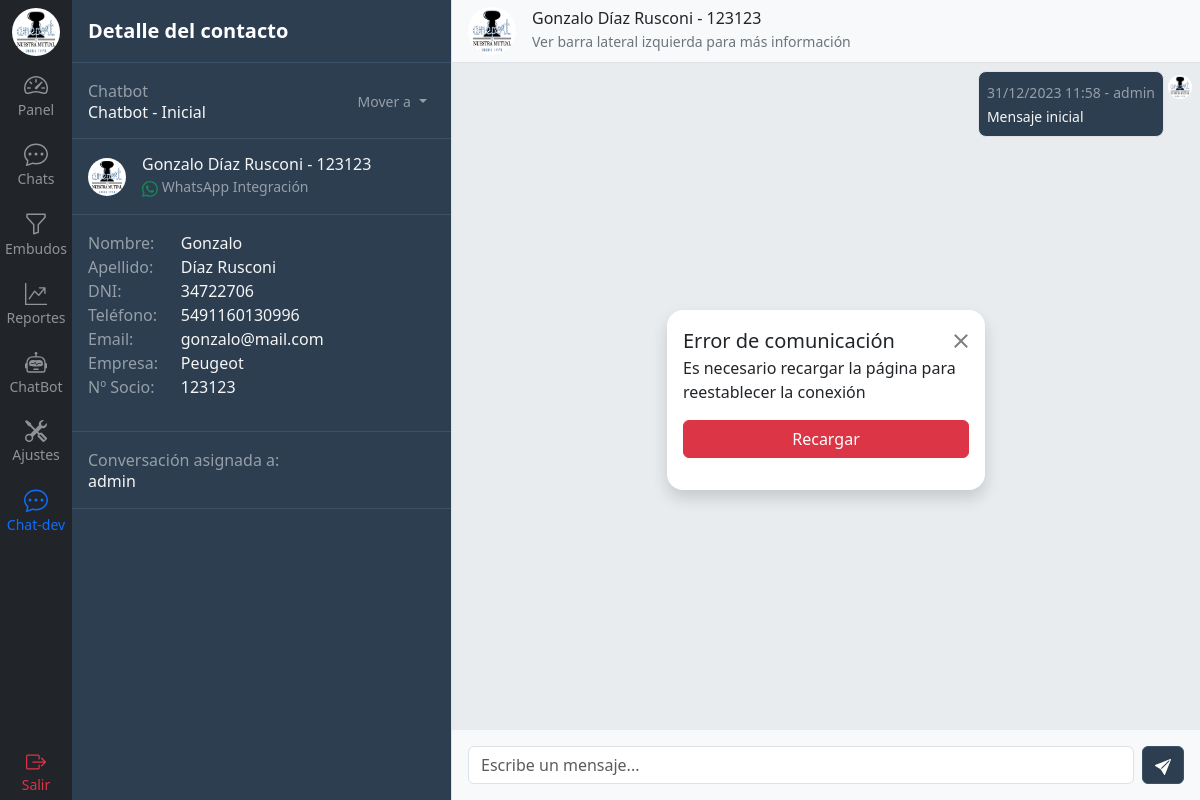
/contacto/chat/3/ (signed in), run on an earlier commit of the app's database.
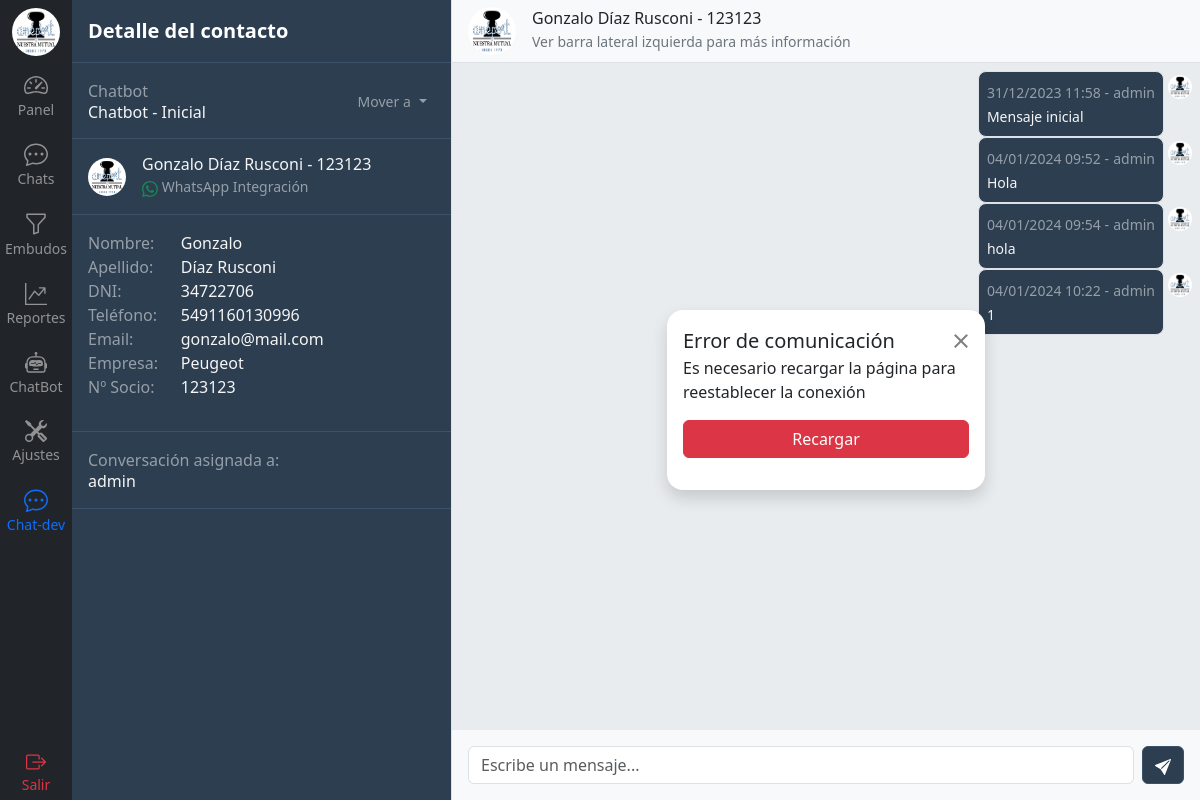
And on a later commit of the database.
### chat/models.py (models this page shows, shortened)
class Mensaje(models.Model):
    contacto_integracion = models.ForeignKey(ContactoIntegracion, related_name='mensajes', on_delete=models.CASCADE)
    usuario = models.ForeignKey(User, related_name='mensajes', on_delete=models.CASCADE, null=True)
    contenido = models.TextField()
    id_integracion = models.CharField(max_length=25, null=True, blank=True)  # ID del mensaje de la integración para citarlo
    recibido = models.DateTimeField(null=True)  # Verificar con la API
    leido = models.DateTimeField(null=True)  # Verificar con la API
    fecha_hora = models.DateTimeField(auto_now_add=True)
    class Meta:
        ordering = ('fecha_hora',)
        verbose_name_plural = 'Mensajes'

### chat/views.py (the view)
# urls.py: path('chat/<int:id>/', views.chat, name='chat'),
@login_required
def chat(request, id):
    contacto = get_object_or_404(Contacto.objects.prefetch_related('contacto_integraciones__integracion'), id=id)
    contacto_integracion = contacto.contacto_integraciones.first()
    integracion = contacto_integracion.integracion.nombre
    contacto_tarea = contacto_integracion.contacto_tareas.first()
    sector_tarea = contacto_tarea.sector_tarea
    sectores = Sector.objects.prefetch_related('sectortarea_set').all()
    contacto_mensajes = Mensaje.objects.filter(contacto_integracion__contacto=contacto)  # Ver cómo manejar esto si hay muchos mensajes
    contactos = Contacto.objects.annotate(
        last_message_content=Subquery(
            Mensaje.objects.filter(contacto_integracion=OuterRef('pk')).values('contenido').order_by('-fecha_hora')[:1]
        ),
        last_message_date=Subquery(
            Mensaje.objects.filter(contacto_integracion=OuterRef('pk')).values('fecha_hora').order_by('-fecha_hora')[:1]
        ),
        last_message_user=Subquery(
            Mensaje.objects.filter(contacto_integracion=OuterRef('pk')).values('usuario__username').order_by('-fecha_hora')[:1]
        )
    )
    context = {
        'contacto': contacto,
        'contacto_mensajes': contacto_mensajes,
        'contactos': contactos,
        'integracion': integracion,
        'sector_tarea': sector_tarea,
        'embudos': sectores,
        'usuario_asignado': contacto_tarea.usuario,
        'debug': DEBUG
    }
    if re.search('/contacto/chat-dev/', request.path):  # Para Tests
        return render(request, 'chat/chatsdev.html', context)
    else:
        return render(request, 'chat/detalle_chat.html', context)

### chat/models.py (called while the page is built)
    def __str__(self):
        return self.nombre

    def __str__(self):
        return f'{self.sector} - {self.nombre}'

### templates/chat/detalle_chat.html (shortened to what this page needs)
{% extends 'base.html' %}
{% load static %}
{% load humanize %}
{% block content %}
{% include 'navbar.html' %}
  <div class="d-flex flex-column align-items-stretch flex-shrink-0 bg-union border-end" style="width: 380px;">
    <div class="d-flex align-items-center flex-shrink-0 p-3 border-bottom border-union">
      <span class="fs-5 fw-semibold text-white">Detalle del contacto</span>
    </div>
    <div id="room-list" class="list-group list-group-flush h-100">
      <div class="d-flex justify-content-between align-items-center gap-3 p-3 border-bottom border-union">
        <div>
          <p class="m-0 text-white-50">{{ sector_tarea.sector }}</p>
          <h6 class="m-0">{{ sector_tarea }}</h6>
        </div>
        <div>
          <div class="dropdown scroll-white">
            <button class="btn py-0 px-2 dropdown-toggle text-white-50" type="button" data-bs-toggle="dropdown" aria-expanded="false" style="border: none !important; outline: none;">
              <small class="text-white-50">Mover a</small>
            </button>
          </div>
        </div>
      </div>
      <div class="d-flex align-items-center gap-3 p-3 border-bottom border-union">
        <img src="{% static 'img/logo.png' %}" alt="ameport_logo" width="38" height="38" class="rounded-circle">
        <div>
          {% if contacto.nombre %}
              <h6 class="m-0">{{ contacto.nombre }} {{ contacto.apellido}} - {{ contacto.nro_socio }}</h6>
          {% else %}
              <h6 class="m-0">{{ contacto.telefono }}</h6>
          {% endif %}
          <p class="m-0 text-white-50">
            <small>
              {{ integracion }} Integración
            </small>
          </p>
        </div>
      </div>
      <div class="p-3 border-bottom border-union">
          <div class="row mb-3">
            <div class="col-3 m-0 text-white-50">Nombre: </div>
            <div class="col-9 m-0">{{ contacto.nombre }}</div>
            <div class="col-3 m-0 text-white-50">Apellido: </div>
            <div class="col-9 m-0">{{ contacto.apellido }}</div>
            <div class="col-3 m-0 text-white-50">DNI: </div>
            <div class="col-9 m-0">{{ contacto.dni }}</div>
            <div class="col-3 m-0 text-white-50">Teléfono: </div>
            <div class="col-9 m-0">{{ contacto.telefono }}</div>
            <div class="col-3 m-0 text-white-50">Email: </div>
            <div class="col-9 m-0">{{ contacto.email }}</div>
            <div class="col-3 m-0 text-white-50">Empresa: </div>
            <div class="col-9 m-0">{{ contacto.empresa }}</div>
            <div class="col-3 m-0 text-white-50">Nº Socio: </div>
            <div class="col-9 m-0">{{ contacto.nro_socio }}</div>
          </div>
      </div>
      <div class="d-flex justify-content-between align-items-center gap-3 p-3 border-bottom border-union">
        <div>
          <p class="m-0 text-white-50">Conversación asignada a:</p>
          <h6 class="m-0">{{ usuario_asignado }}</h6>
        </div>
      </div>
    </div>
  </div>
  {% if contacto_mensajes %}
    {% include 'chat/components/caja_chat.html' %}
  {% else %}
    <div class="flex-grow-1 d-flex align-items-center justify-content-center bg-body-tertiary">
      <p class="text-secondary">Seleccione un chat para enviar mensajes</p>
    </div>
  {% endif %}
{% endblock %}

### templates/chat/components/caja_chat.html (shortened to what the changed rows need)
{% load static %}
<div class="d-flex flex-column justify-content-between w-100 scroll-white position-relative">
    <div id="chat-messages" class="d-flex flex-column bg-body-secondary p-2 h-100 overflow-y-scroll">
        {% for mensaje in contacto_mensajes %}
            {% if test %}
                {% if mensaje.usuario %}
                    <div style="max-width: 60%;" class="align-self-start d-flex flex-column">
                        <div class="d-flex gap-1 ">
                            <img src="{% static 'img/logo.png' %}" alt="ameport_logo" width="24" height="24" class="mt-1 rounded-circle">
                            <div class="bg-white p-2 border rounded-3">
                                <div>
                                    <small class="text-secondary">{{ mensaje.fecha_hora|date:"d/m/Y" }} {{ mensaje.fecha_hora|time:"H:i" }} -</small>
                                    <small class="text-secondary">
                                        {% if mensaje.usuario %}
                                            {{ mensaje.usuario }}
                                        {% else %}
                                            {{ contacto.nombre }}
                                        {% endif %}
                                    </small>
                                </div>
                                <small>{{ mensaje.contenido }}</small>
                            </div>
                        </div>
                    </div>
                {% else %}
                    <div style="max-width: 60%;" class="align-self-end d-flex flex-column">
                        <div class="d-flex flex-row-reverse gap-1 ">
                            <img src="{% static 'img/logo.png' %}" alt="ameport_logo" width="24" height="24" class="mt-1 rounded-circle">
                            <div class="bg-union p-2 border rounded-3">
                                <div>
                                    <small class="text-white-50">{{ mensaje.fecha_hora|date:"d/m/Y" }} {{ mensaje.fecha_hora|time:"H:i" }} -</small>
                                    <small class="text-white-50">
                                        {% if mensaje.usuario %}
                                            {{ mensaje.usuario }}
                                        {% else %}
                                            {{ contacto.nombre }}
                                        {% endif %}
                                    </small>
                                </div>
                                <small>{{ mensaje.contenido }}</small>
                            </div>
                        </div>
                    </div>
                {% endif %}
            {% else %}
                {% if mensaje.usuario %}
                    <div style="max-width: 60%;" class="align-self-end d-flex flex-column">
                        <div class="d-flex flex-row-reverse gap-1 ">
                        <img src="{% static 'img/logo.png' %}" alt="ameport_logo" width="24" height="24" class="mt-1 rounded-circle">
                            <div class="bg-union p-2 border rounded-3">
                                <div>
                                    <small class="text-white-50">{{ mensaje.fecha_hora|date:"d/m/Y" }} {{ mensaje.fecha_hora|time:"H:i" }} -</small>
                                    <small class="text-white-50">
                                        {% if mensaje.usuario %}
                                            {{ mensaje.usuario }}
                                        {% else %}
                                            {{ contacto.nombre }}
                                        {% endif %}
                                    </small>
                                </div>
                                <small>{{ mensaje.contenido }}</small>
                            </div>
                        </div>
                    </div>
                {% endif %}
            {% endif %}
        {% endfor %}
    </div>
    <div id="box-error" class="modal-dialog position-absolute z-3 d-flex d-none" role="document" style="width: 350px; top: 50%; left: 50%; transform: translate(-50%, -50%);">
        <div class="modal-content rounded-4 shadow bg-white m-3 p-3" >
            <div class="modal-header border-bottom-0">
            <h2 class="modal-title fs-5">[Titulo del error]</h2>
            </div>
        </div>
    </div>
</div>

What changed in the data, as far as the page shows it:
added Mensaje: fecha_hora "04/01/2024", fecha_hora "09:52", usuario "admin", contenido "Hola"
added Mensaje: fecha_hora "04/01/2024", fecha_hora "09:54", usuario "admin", contenido "hola"
added Mensaje: fecha_hora "04/01/2024", fecha_hora "10:22", usuario "admin", contenido "1"
